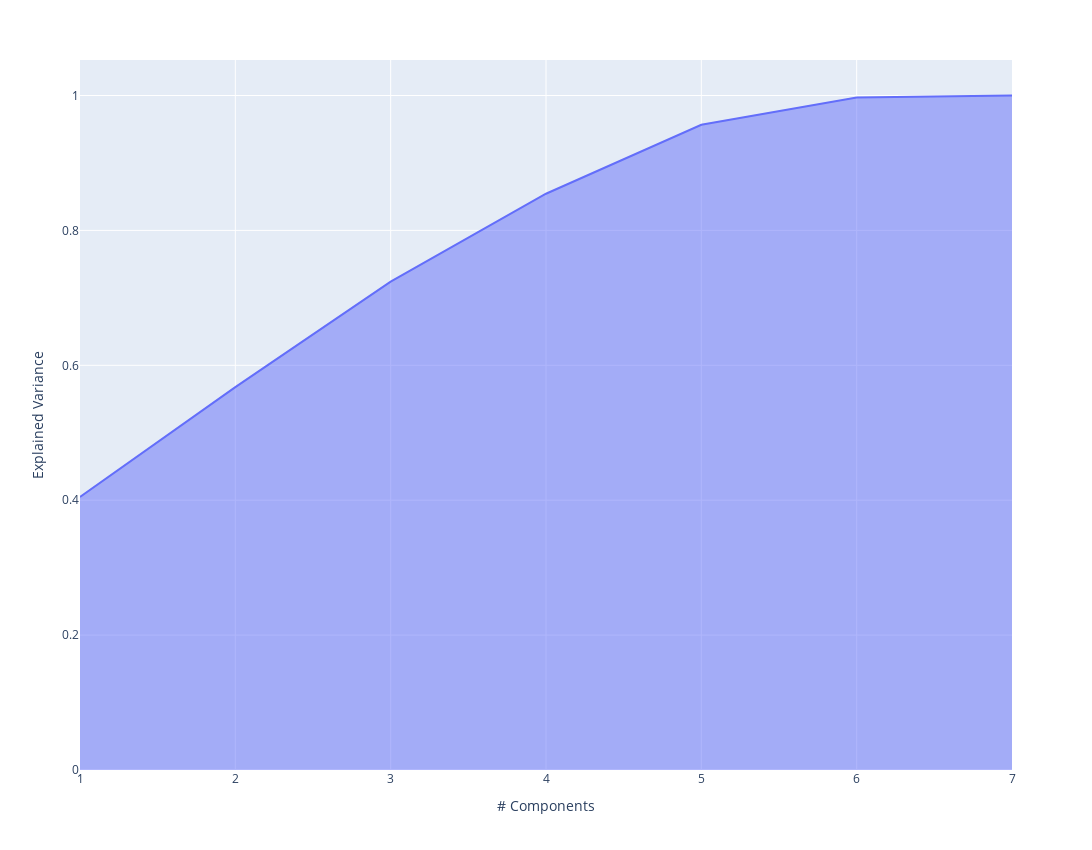

The cell this chart's notebook holds for it:
### Code cell
# Cummulative Variance
pca = PCA()
pca.fit(principalComponents)
exp_var_cumul = np.cumsum(pca.explained_variance_ratio_)

px.area(
    x=range(1, exp_var_cumul.shape[0] + 1),
    y=exp_var_cumul,
    labels={"x": "# Components", "y": "Explained Variance"},
    height=850,
    width=1300
)

### Figure 1 — Plotly figure (JSON) as saved in the notebook; plotly's stock layout.template omitted (floating-point values rounded to 4 significant figures)
{"data": [{"hovertemplate": "# Components=%{x}<br>Explained Variance=%{y}<extra></extra>", "legendgroup": "", "line": {"color": "#636efa"}, "mode": "lines", "name": "", "orientation": "v", "showlegend": false, "stackgroup": "1", "type": "scatter", "x": [1, 2, 3, 4, 5, 6, 7], "xaxis": "x", "y": [0.4047, 0.5677, 0.7241, 0.8544, 0.9565, 0.9972, 1.0], "yaxis": "y"}], "layout": {"height": 850, "legend": {"tracegroupgap": 0}, "margin": {"t": 60}, "width": 1300, "xaxis": {"anchor": "y", "autorange": true, "domain": [0, 1], "range": [1, 7], "title": {"text": "# Components"}, "type": "linear"}, "yaxis": {"anchor": "x", "autorange": true, "domain": [0, 1], "range": [0, 1.053], "title": {"text": "Explained Variance"}, "type": "linear"}}}
